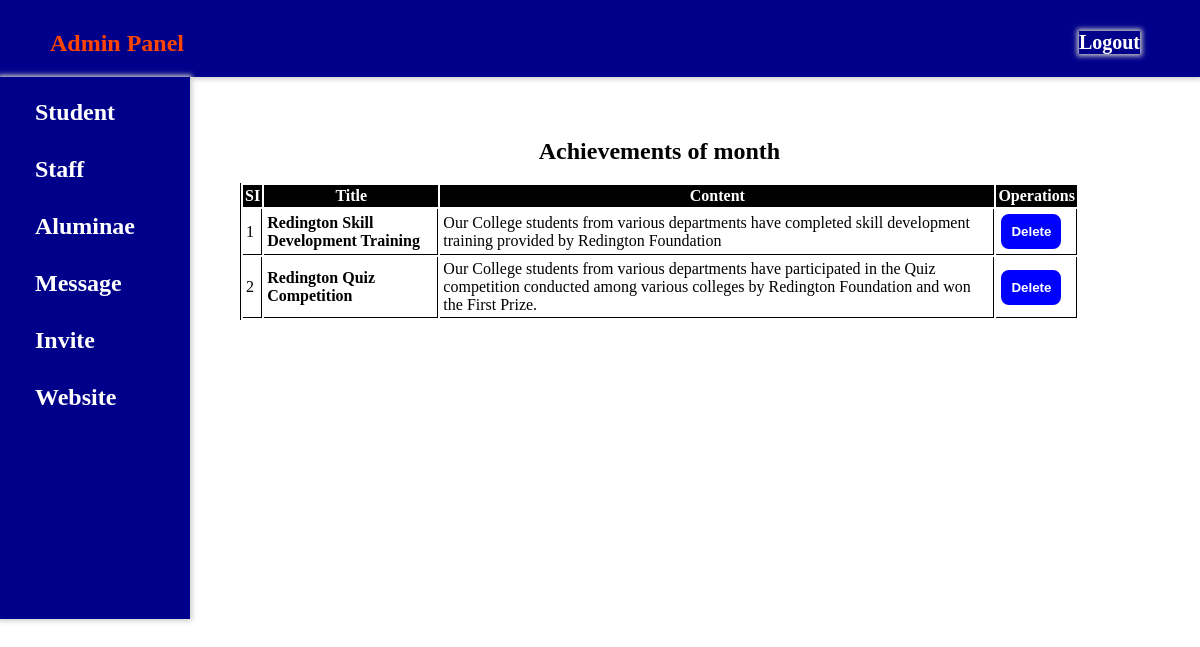
Page /achieved.php on the committed database.
### tables this page shows
CREATE TABLE `achieved` (
  `id` int(11) NOT NULL,
  `title` varchar(1000) NOT NULL,
  `details` varchar(1000) NOT NULL
);

### achieved.php (the view, shortened to what this page needs)
<?php
include 'connect.php';
?>
<!DOCTYPE html>
<html>
<head>
	<link rel="stylesheet" type="text/css" href="admin.css">
</head>
<body>
	<div class="header">
		<h2><b><a href="admin_logged.php" style="color: orangered;">Admin Panel</a></b></h2>
		<div class="logout">
			<a href="logout.php" style="color:white;font-size: 20px;">Logout</a>
		</div>
	</div>
	<div class="container">
		<div class="menu">
		<ul>
			<li><a href="student_record.php">Student</a></li>
			<li><a href="staff_record.php">Staff</a></li>
			<li><a href="aluminae_record.php">Aluminae</a></li>
			<li><a href="admin_msg.php">Message</a></li>
			<li><a href="invite_aluminae.php">Invite</a></li>
			<li><a href="#">Website</a>
			</li>
		</ul>
	</div>
	<div class="content">
			<table class="table">
				<caption>
				<b><h2> Achievements of month</h2></b><br>
				</caption>
			<br><br>
			<thead>
				<tr>
					<th>SI</th>
					<th>Title</th>
					<th>Content</th>
					<th>Operations</th>
				</tr>
			</thead>
			<tbody>
				<?php
					$sql="select * from achieved";
					$result=mysqli_query($con,$sql);
					if($result){
						$i=0;
						while($row=mysqli_fetch_assoc($result)){
							$i++;
							$id=$row['id'];
							$title=$row['title'];
							$details=$row['details'];
							echo '
							<tr>
								<td>'.$i.'</td>
								<td><b>'.$title.'</b></td>
								<td>'.$details.'</td>
								<td>
								<button class="btn del"><a href="achieved_delete.php?deleteid='.$id.'">Delete</a></button>
							    </td>
							</tr>';
						}
					}
				?>
			</tbody>
		</table>
	</div>
</body>
</html>

### admin.css (style rules this page uses)
* { padding: 0; margin: 0; margin-bottom: 0; margin-left: 0; margin-right: 0; margin-top: 0; padding-bottom: 0; padding-left: 0; padding-right: 0; padding-top: 0; }
body { background-size: cover; box-sizing: border-box; font-family: serif,sans-serif; }
a { text-decoration: none; color: white; font-weight: bold; }
.header { background-color: darkblue; padding: 30px 60px 20px 50px; //top right bottom left box-sizing: border-box; box-shadow: 0px 0px 5px 2px #ccc; width: auto; position: sticky; top: 0; }
.logout { float: right; position: relative; top: -26px; box-sizing: border-box; box-shadow: 0px 0px 5px 2px #ccc; }
.menu { background-color: darkblue; height: 542px; padding: 2px 35px 0px 15px; box-sizing: border-box; box-shadow: 0px 0px 5px 2px #ccc; font-size: 24px; position: sticky; top: 78px; }
.menu ul { display: flex; flex-direction: column; list-style: none; }
.menu ul li { width: 100%; margin: 10px 10px 0px 10px; padding: 10px; }
.container { display: flex; }

### achieved.php (style rules this page uses)
.content { padding: 25px 0px 50px 50px; }
.btn { color: white; padding: 10px; text-decoration: none; border-radius: 10px; border: 2px solid #fff; font-weight: bold; cursor: pointer; }
.del { background-color: blue; }
.table { border-left: 1px solid black; }
th { padding: 2px; color: white; background-color: black; }
td { padding: 3px; border-bottom: 1px solid black; border-right: 1px solid black; }

### rows in the picture
achieved: title "Redington Skill Development Training", details "Our College students from various departments have completed skill development training provided by Redington Foundation"
achieved: title "Redington Quiz Competition", details "Our College students from various departments have participated in the Quiz competition conducted among various colleges by Redington Foundation and won the First Prize."
